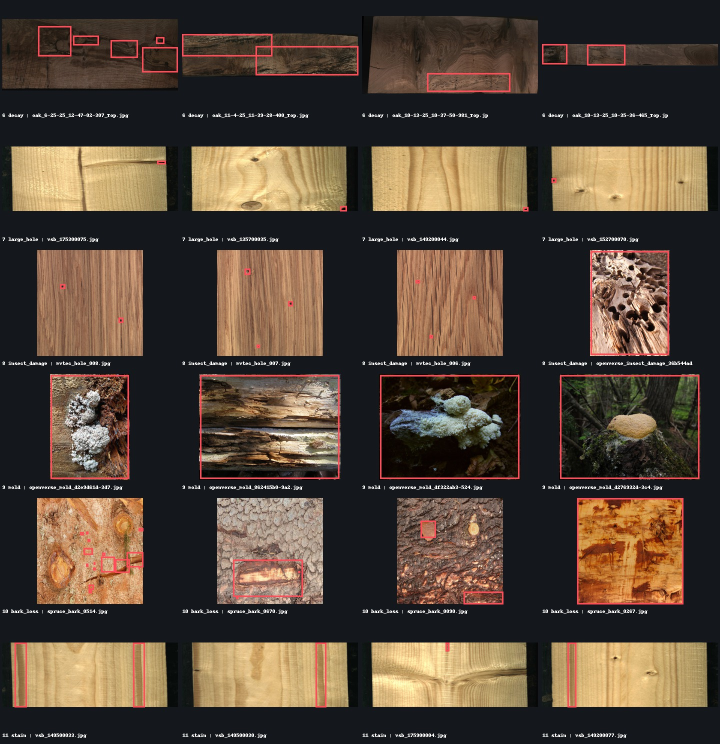
#> input picture datasets/wood_defect_12class/metadata/qa_new_classes.jpg, 1440 x 1488 px (shown at 1/2 size)
$ python make_candidate_contact_sheet.py ../wood_defect_12class/metadata out.png
#> lines starting #> are read from the running program, lines starting #| are printed output that depends on the picture
"""Create labelled contact sheets for manual dataset candidate review."""

from __future__ import annotations

import argparse
from pathlib import Path

from PIL import Image, ImageDraw, ImageFont, ImageOps


def main() -> None:
    parser = argparse.ArgumentParser()
    parser.add_argument("input_dir", type=Path)
    parser.add_argument("output", type=Path)
    parser.add_argument("--columns", type=int, default=4)
    parser.add_argument("--thumb", type=int, default=320)
    args = parser.parse_args()

    paths = sorted(
        p for p in args.input_dir.iterdir() if p.suffix.lower() in {".jpg", ".jpeg", ".png", ".tif", ".tiff"}
    )
    if not paths:
        raise SystemExit(f"No images found in {args.input_dir}")

    label_h = 42
    cell_w = args.thumb
    cell_h = args.thumb + label_h
    rows = (len(paths) + args.columns - 1) // args.columns
    canvas = Image.new("RGB", (args.columns * cell_w, rows * cell_h), "white")
#> canvas: PIL image 1280x362 RGB; every value is 255
    draw = ImageDraw.Draw(canvas)
    font = ImageFont.load_default()

    for index, path in enumerate(paths):
        with Image.open(path) as source:
#> source is the input picture: PIL image 1440x1488 RGB; mean R, G, B 83.1, 68.7, 56
            image = ImageOps.exif_transpose(source).convert("RGB")
            image.thumbnail((cell_w - 8, args.thumb - 8), Image.Resampling.LANCZOS)
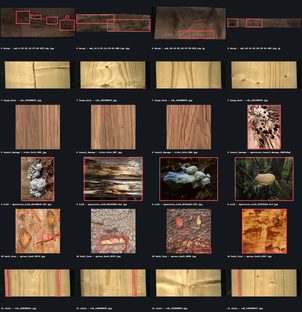
#> image: PIL image 302x312 RGB; mean R, G, B 83.2, 68.8, 56
            x = (index % args.columns) * cell_w
            y = (index // args.columns) * cell_h
            px = x + (cell_w - image.width) // 2
#> px = 9
            py = y + (args.thumb - image.height) // 2
#> py = 4
            canvas.paste(image, (px, py))
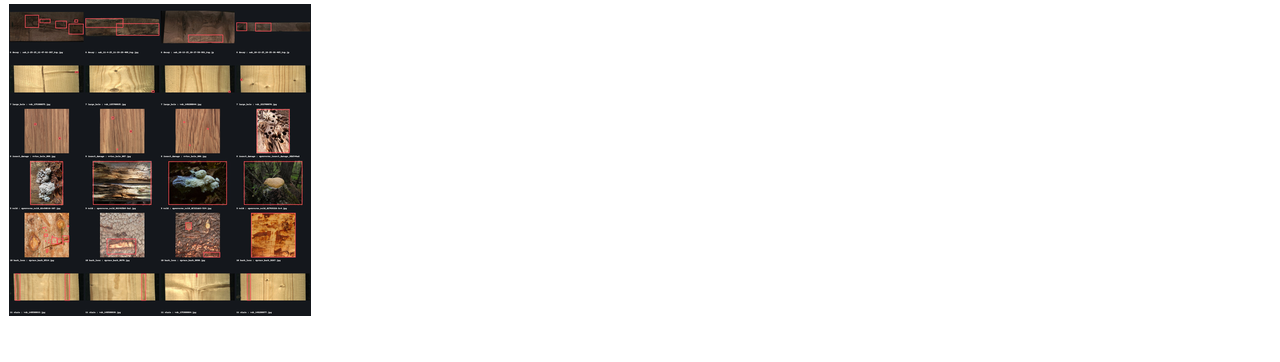
#> canvas: PIL image 1280x362 RGB; mean R, G, B 220.1, 217.1, 214.5
            draw.rectangle((x, y, x + cell_w - 1, y + cell_h - 1), outline="#999999", width=1)
            draw.text((x + 6, y + args.thumb + 3), f"{index + 1:02d} {path.stem[:12]}", fill="black", font=font)
            draw.text((x + 6, y + args.thumb + 19), f"{source.width}x{source.height}", fill="#555555", font=font)

    args.output.parent.mkdir(parents=True, exist_ok=True)
    canvas.save(args.output, quality=92)
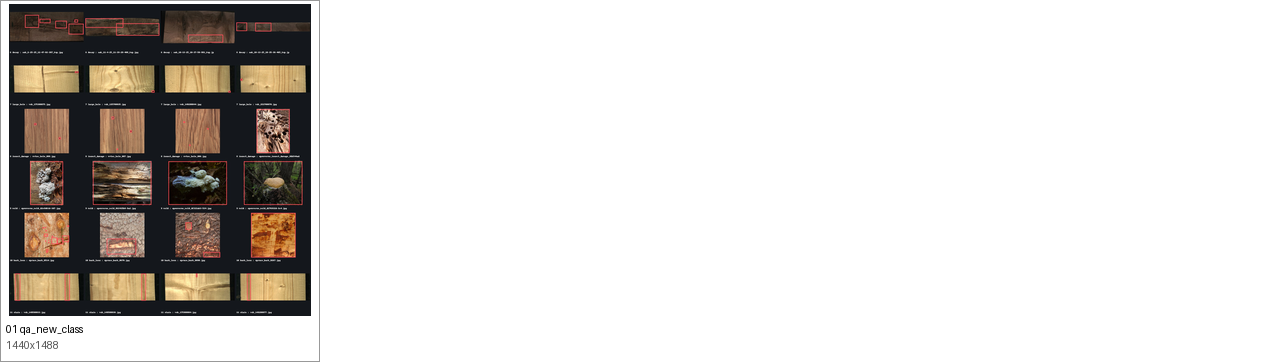
#> saved as out.png: PIL image 1280x362 RGB; mean R, G, B 219.6, 216.7, 214.1
    print(f"wrote {args.output} ({len(paths)} images)")


if __name__ == "__main__":
    main()
